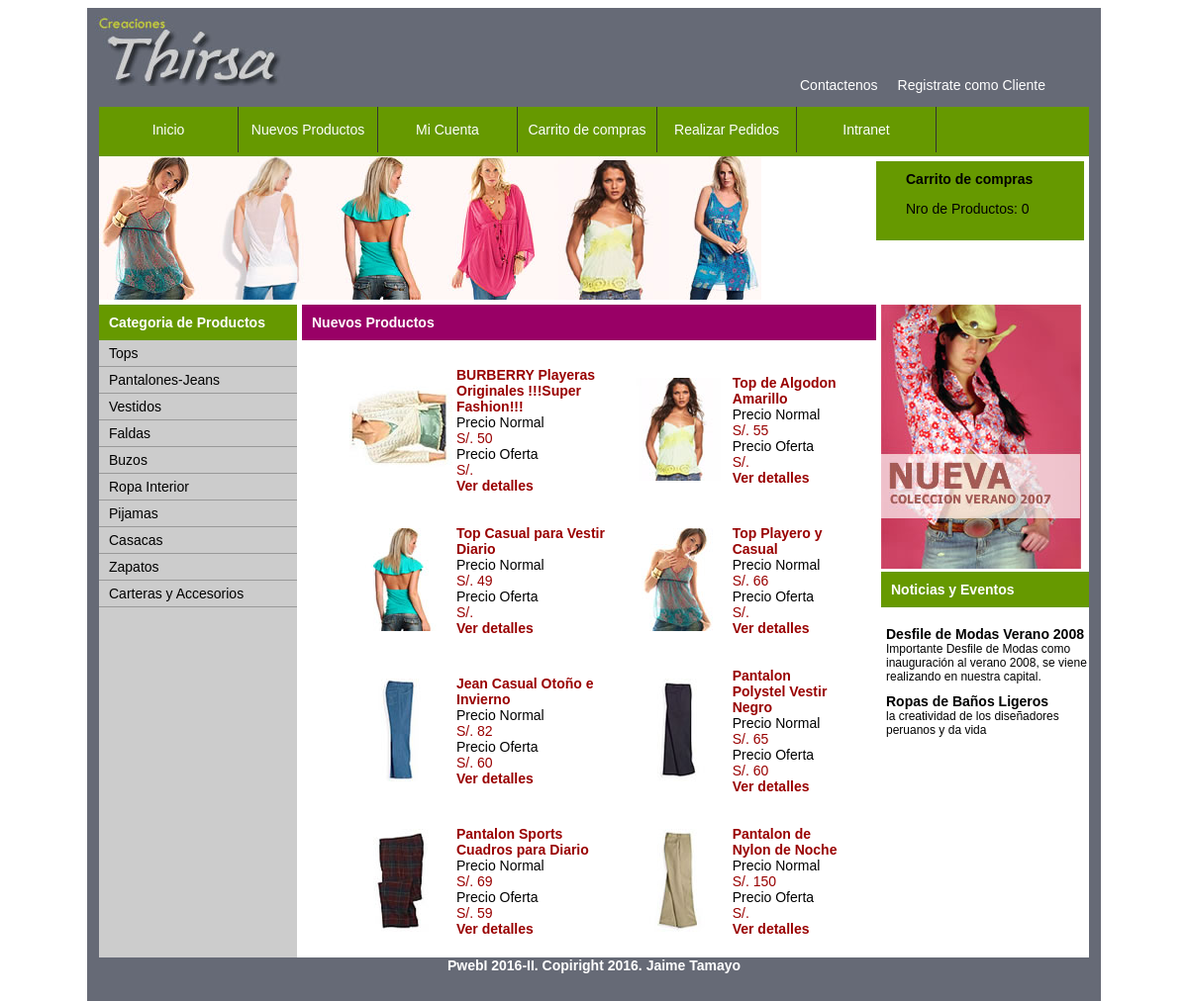
The app's page /nuevos_productos.php with its own data.
### tables this page shows
CREATE TABLE IF NOT EXISTS `categorias` (
  `codcategoria` int(11) NOT NULL AUTO_INCREMENT,
  `nom_categoria` varchar(50) DEFAULT NULL,
  `estado` char(1) DEFAULT NULL,
  PRIMARY KEY (`codcategoria`)
);

CREATE TABLE IF NOT EXISTS `productos` (
  `codproducto` int(11) NOT NULL AUTO_INCREMENT,
  `codcategoria` int(11) DEFAULT NULL,
  `nombreproduc` varchar(250) DEFAULT NULL,
  `descripcion` text,
  `fecha_ing` date DEFAULT '0000-00-00',
  `precio_normal` double DEFAULT NULL,
  `precio_oferta` double DEFAULT NULL,
  `imagen_chica` varchar(50) DEFAULT NULL,
  `imagen_grande` varchar(50) DEFAULT NULL,
  `oferta` char(2) DEFAULT NULL,
  `estado` char(1) DEFAULT NULL,
  PRIMARY KEY (`codproducto`)
);

CREATE TABLE IF NOT EXISTS `noticias` (
  `codnoticias` int(11) NOT NULL AUTO_INCREMENT,
  `titulo` varchar(250) DEFAULT NULL,
  `sumilla` varchar(250) DEFAULT NULL,
  `cuerpo` text,
  `fecha_ing` date DEFAULT '0000-00-00',
  `fotochica` varchar(50) DEFAULT NULL,
  `fotogrande` varchar(50) DEFAULT NULL,
  `estado` char(1) DEFAULT NULL,
  PRIMARY KEY (`codnoticias`)
);

### nuevos_productos.php (the view, shortened to what this page needs)
<!doctype html>
<html>
<head>
<?php
$c=conectarse();
?>
<link href="css/index.css" rel="stylesheet"/>
<link href="css/detalleprod.css" rel="stylesheet"/>
<link href="css/formularios_frontend.css" rel="stylesheet"/>
</head>
<body>
<div id="contenedor">
	<header>
   	  <div class="logo">
        <img src="img/tienda/logo.jpg"/>
        </div>
      <div class="link_header">
        <ul>
        	<li><a href="contacto">Contactenos</a></li>
            <li>
			<?php
			if(empty($_SESSION['cliente']))
			{
				echo "<a href='registro.php'>Registrate como Cliente</a>";
			}
			else
			{
				echo $_SESSION['cliente']['nom']. ' '. $_SESSION['cliente']['ape'];
			}
			?>
            </li>
        </ul>
        </div>
  </header>
    <nav id="main_menu">
	    <ul>
        	<li><a href="index.php">Inicio</a></li>
            <li><a href="nuevos_productos.php">Nuevos Productos</a></li>
            <li><a href="mi_cuenta.php">Mi Cuenta</a></li>
            <li><a href="carrito.php">Carrito de compras</a></li>
            <li><a href="pedido.php">Realizar Pedidos</a></li>
            <li><a href="admin/index.php">Intranet</a></li>
        </ul>
    </nav>
  <div id="banner">
    	<div id="img_banner">
        <img src="img/tienda/mujeres.jpg"/>
        </div>
        <div id="carrito">
        <p class="titulo">Carrito de compras</p>
        <p>Nro de Productos:
        <?php
		$varOrden = $_SESSION['IdOrden'];
        if(empty($_SESSION['IdOrden']))
		{
			echo "0";
		}
		else
		{
			$num = mysql_query("select count(*) as cant from carrito where codorden='$varOrden'",$c) or die ('fallo la consulta');
			while ($res = mysql_fetch_array($num))
			{
				echo $res['cant'];
			}
		}
		?>
        </p>
        </div>
  </div>
    <aside id="izq">
    	<div class="titulo">
        Categoria de Productos
        </div>
        <nav>
            <ul>
            <?php
			$query = mysql_query("SELECT * FROM categorias");
			while($campo = MySQL_fetch_array($query))
			{
			?>
            	<li><a href="productos.php?cat=<?php echo $campo['codcategoria']?>"><?php echo $campo['nom_categoria']?></a></li>
            <?php
			}
			?>
            </ul>
        </nav>
    </aside>
    <section>
    <div class="titulo">
        <span>Nuevos Productos</span>
    </div>
    <article>
    <table width="500" align="center">
    	<?php
		$query = mysql_query("SELECT * FROM productos ORDER BY fecha_ing  LIMIT 8");
		$contador=0;
		echo "<tr>";
			while($campo = MySQL_fetch_array($query))
			{
				if($contador==2)
				{
					echo "</tr>";
					echo "<tr>";
					$contador=0;
				}
			?>
            	<td><img src="admin/producto/productos/<?php echo $campo['imagen_chica']?>"/></td>
                <td>
                	<ul>
					<li class= "nom_prod"><?php echo $campo['nombreproduc']?></li>
                    <li>Precio Normal</li>
                    <li class= "precio">S/. <?php echo $campo['precio_normal']?></li>
                    <li>Precio Oferta</li>
                    <li class= "precio">S/. <?php echo $campo['precio_oferta']?></li>
                    <li class="detalle"><a href="detalle_producto.php?id=<? echo $campo['codproducto']?>">Ver detalles</a></li>
                    </ul>
                </td>
                <?php $contador++ ?>
            <?php
			}
		?>
    </table>
    </article>
    </section>
    <aside id="der">
    	<div class="publicidad">
        <img src="img/tienda/fotomodelo.jpg"/>
        </div>
        <div class="noticias">
   	  	  <div class="titulo">
        	Noticias y Eventos
        	</div>
            <div class="contenido">
              <ul>
                <?php
				$query = mysql_query("SELECT * FROM noticias ORDER BY fecha_ing DESC LIMIT 2");
				while($campo = MySQL_fetch_array($query))
				{
				?>
					<li>
                    <a href="detalle_noticia.php?cat=<?php echo $campo['codnoticias']?>">
					<?php echo "<p class='titulo_noticia'>".$campo['titulo'] . "</p><p class='sumilla'>" . $campo['sumilla']."</p>"?>
                    </a>
                    </li>
					<?php
				}
				?>
              </ul>
            </div>
        </div>
    </aside>
    <footer>
    <span><strong>PwebI 2016-II. Copiright 2016. Jaime Tamayo</span>
  </footer>
</div>
</body>
</html>

### css/index.css (style rules this page uses)
body { font-family:"Candara", Arial, Helvetica, sans-serif; font-size:14px; }
#contenedor { width:1024px; height:1020px; margin:0 auto; background-color:#666a76; }
header { width:1024px; height:100px; }
.logo { float:left; width:210px; height:100px; }
.link_header { width:814px; float:right; height:100px; }
.link_header ul { margin-top: 70px; margin-left: 500px; padding:0; }
.link_header ul li { list-style:none; float:left; color:#fff; }
.link_header ul li a { text-decoration:none; padding:0 10px; color:#fff; }
nav#main_menu { width:1000px; height:50px; margin-left:12px; background-color:#690; }
nav#main_menu ul { margin:0; padding:0; }
nav#main_menu ul li { list-style:none; float:left; }
nav#main_menu ul li a { text-decoration:none; padding: 15px 10px; display:block; width:120px; color:#fff; text-align:center; border-right:1px solid #333; }
#banner { width:1000px; height:150px; margin-left:12px; background-color:#fff; float:left; }
#img_banner { width:700px; height:150px; float:left; }
#carrito { margin-top:5px; margin-right:5px; width:150px; float:right; background-color:#690; padding: 10px 30px 10px 30px; }
#carrito .titulo { margin:0; font-weight:bold; }
aside#izq { margin-left:12px; width:200px; height:660px; float:left; background-color:#CCC; }
aside#izq .titulo { width:190px; padding: 10px 0px 10px 10px; background-color:#690; color:#fff; font-weight:bold; }
aside#izq nav { width:200px; height:600px; background-color:#CCC; }
aside#izq nav ul { margin:0; padding:0; }
aside#izq nav ul li { list-style:none; float:left; }
aside#izq nav ul li a { text-decoration:none; width:190px; padding-top:5px; padding-bottom:5px; padding-left: 10px; display:block; color:#000; border-bottom:1px solid #999; }
section { background-color:#fff; float:left; width:590px; height:660px; }
section .titulo { width:570px; margin-left: 5px; padding: 10px 0px 10px 10px; color:#fff; font-weight:bold; background-color:#906; }
section article { width:570px; overflow:auto; height:595px; padding: 10px 0px 10px 10px; margin-left:5px; }
aside#der { width:210px; height:660px; float:left; background-color:#fff; }
aside#der .titulo { width:200px; padding: 10px 0px 10px 10px; background-color:#690; color:#fff; font-weight:bold; }
aside#der .contenido ul { margin-left: 5px; }
aside#der .contenido li { padding:5px 0; }
aside#der .contenido li a { color:#000; }
aside#der p.titulo_noticia { margin:0; font-weight:bold; }
aside#der p.sumilla { margin:0; font-size:12px; }
footer { width:1000px; margin-left:12px; height:65px; float:left; text-align:center; color:#fff; }
ul { list-style:none; padding:0; }
ul li a { text-decoration:none; }

### css/detalleprod.css (style rules this page uses)
.precio { color:#900; }
.nom_prod { color:#900; font-weight:bold; }
.detalle a { text-decoration:none; color: #900; font-weight:bold; }

### records on screen
categorias: nom_categoria "Tops"
categorias: nom_categoria "Pantalones-Jeans"
categorias: nom_categoria "Vestidos"
categorias: nom_categoria "Faldas"
categorias: nom_categoria "Buzos"
categorias: nom_categoria "Ropa Interior"
categorias: nom_categoria "Pijamas"
categorias: nom_categoria "Casacas"
categorias: nom_categoria "Zapatos"
categorias: nom_categoria "Carteras y Accesorios"
productos: imagen_chica (picture), nombreproduc "BURBERRY Playeras Originales !!!Super Fashion!!!", precio_normal "50"
productos: imagen_chica (picture), nombreproduc "Top de Algodon Amarillo", precio_normal "55"
productos: imagen_chica (picture), nombreproduc "Top Casual para Vestir Diario", precio_normal "49"
productos: imagen_chica (picture), nombreproduc "Top Playero y Casual", precio_normal "66"
productos: imagen_chica (picture), nombreproduc "Jean Casual Otoño e Invierno", precio_normal "82", precio_oferta "60"
productos: imagen_chica (picture), nombreproduc "Pantalon Polystel Vestir Negro", precio_normal "65", precio_oferta "60"
productos: imagen_chica (picture), nombreproduc "Pantalon Sports Cuadros para Diario", precio_normal "69", precio_oferta "59"
productos: imagen_chica (picture), nombreproduc "Pantalon de Nylon de Noche", precio_normal "150"
noticias: titulo "Desfile de Modas Verano 2008", sumilla "Importante Desfile de Modas como inauguración al verano 2008, se viene realizando en nuestra capital."
noticias: titulo "Ropas de Baños Ligeros", sumilla "la creatividad de los diseñadores peruanos y da vida"
